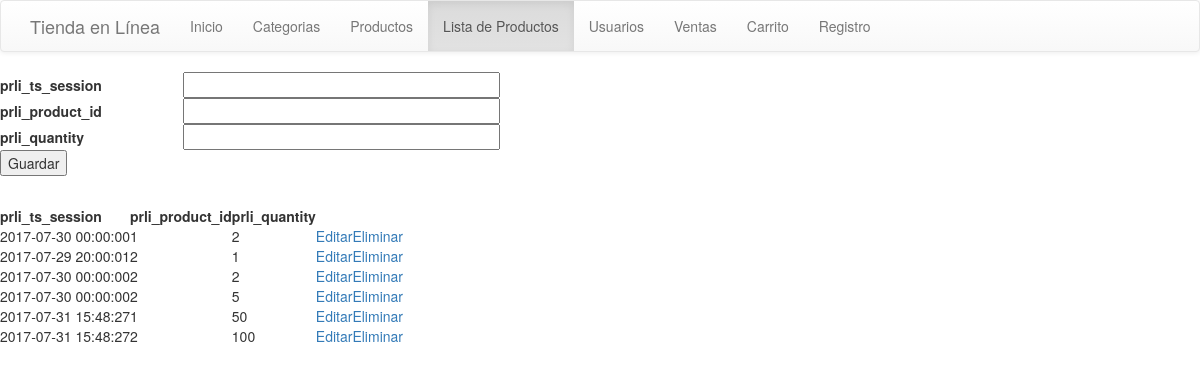
Page /productsList/index.php on the committed database.
### tables this page shows
CREATE TABLE `productsList` ( 
	`productsList_id` Int( 11 ) AUTO_INCREMENT NOT NULL,
	`prli_ts_session` Timestamp NOT NULL ON UPDATE CURRENT_TIMESTAMP DEFAULT CURRENT_TIMESTAMP,
	`prli_product_id` Int( 11 ) NOT NULL,
	`prli_quantity` Int( 11 ) NOT NULL DEFAULT '1',
	PRIMARY KEY ( `productsList_id` ) )
CHARACTER SET = utf8
COLLATE = utf8_general_ci;

### productsList/productsList.entidad.php (called while the page is built, shortened)
<?php
class ProductsList
{
	public function __GET($k){ return $this->$k; }
	public function __SET($k, $v){ return $this->$k = $v; }
}

### productsList/productsList.model.php (called while the page is built, shortened)
<?php
class ProductsListModel
{
	private $pdo;
	public function __CONSTRUCT()
	{
		try
		{
			$this->pdo = new PDO('mysql:host=localhost;dbname=ecommerce', 'root', '');
			$this->pdo->setAttribute(PDO::ATTR_ERRMODE, PDO::ERRMODE_EXCEPTION);
		}
		catch(Exception $e)
		{
			die($e->getMessage());
		}
	}
	public function Listar()
	{
		try
		{
			$result = array();
			$stm = $this->pdo->prepare("SELECT * FROM productsList");
			$stm->execute();
			foreach($stm->fetchAll(PDO::FETCH_OBJ) as $r)
			{
				$prli = new ProductsList();
				$prli->__SET('productsList_id', $r->productsList_id);
                                $prli->__SET('prli_ts_session', $r->prli_ts_session);
				$prli->__SET('prli_product_id', $r->prli_product_id);
				$prli->__SET('prli_quantity', $r->prli_quantity);
				$result[] = $prli;
			}
			return $result;
		}
		catch(Exception $e)
		{
			die($e->getMessage());
		}
	}
}

### category/category.model.php (called while the page is built, shortened)
<?php
class CategoryModel
{
	private $pdo;
	public function __CONSTRUCT()
	{
		try
		{
			$this->pdo = new PDO('mysql:host=localhost;dbname=ecommerce', 'root', '');
			$this->pdo->setAttribute(PDO::ATTR_ERRMODE, PDO::ERRMODE_EXCEPTION);
		}
		catch(Exception $e)
		{
			die($e->getMessage());
		}
	}
	public function Obtener($id)
	{
		try
		{
			$stm = $this->pdo
			          ->prepare("SELECT * FROM category WHERE category_id = ?");
			$stm->execute(array($id));
			$r = $stm->fetch(PDO::FETCH_OBJ);
			$cate = new Category();
			$cate->__SET('category_id', $r->category_id);
			$cate->__SET('cate_name', $r->cate_name);
			$cate->__SET('cate_description', $r->cate_description);
			return $cate;
		} catch (Exception $e)
		{
			die($e->getMessage());
		}
	}
}

### productsList/index.php (the view, shortened to what this page needs)
<?php
require_once '../category/category.model.php';
require_once 'productsList.entidad.php';
require_once 'productsList.model.php';
$prli = new ProductsList();
$prli_model = new ProductsListModel();
?>
<!DOCTYPE html>
<html lang="es">
	<head>
        <link rel="stylesheet" href="http://yui.yahooapis.com/pure/0.5.0/pure-min.css">
        <link href="https://maxcdn.bootstrapcdn.com/bootstrap/3.3.6/css/bootstrap.min.css" rel="stylesheet">
        <link rel="stylesheet" href="https://maxcdn.bootstrapcdn.com/bootstrap/3.3.6/css/bootstrap-theme.min.css">
	</head>
    <body>
        <nav class="navbar navbar-default" rol="navegation">
        <div class="container">
            <div class="navbar-header">
                <a class="navbar-brand" href="index.php">Tienda en Línea</a>
            </div>
            <div class="collapse navbar-collapse" id="navbar">
                <ul class="nav navbar-nav">
                    <li >
                        <a href="/ecommerce/index.php">Inicio</a>
                    </li>
                    <li>
                        <a href="/ecommerce/category/index.php">Categorias</a>
                    </li>
                    <li>
                        <a href="/ecommerce/product/index.php">Productos</a>
                    </li>
                    <li class="active">
                        <a href="index.php">Lista de Productos</a>
                    </li>
                    <li>
                        <a href="/ecommerce/people/index.php">Usuarios</a>
                    </li>
                    <li>
                        <a href="/ecommerce/sale/index.php">Ventas</a>
                    </li>
                    <li>
                        <a href="/ecommerce/carrito.php">Carrito</a>
                    </li>
                    <li>
                        <a href="/ecommerce/registro.php">Registro</a>
                    </li>
                </ul>
            </div>
        </div>
    </nav>
        <div class="pure-g">
            <div class="pure-u-1-12">
                <form action="?action=<?php echo $prli->productsList_id > 0 ? 'actualizar' : 'registrar'; ?>" method="post" class="pure-form pure-form-stacked" style="margin-bottom:30px;">
                    <table style="width:500px;">
                        <tr>
                            <th style="text-align:left;">prli_ts_session</th>
                            <td><input type="text" name="prli_ts_session" value="<?php echo $prli->__GET('prli_ts_session'); ?>" style="width:100%;" /></td>
                        </tr>
                        <tr>
                            <th style="text-align:left;">prli_product_id</th>
                            <td><input type="text" name="prli_product_id" value="<?php echo $prli->__GET('prli_product_id'); ?>" style="width:100%;" /></td>
                        </tr>
                        <tr>
                            <th style="text-align:left;">prli_quantity</th>
                            <td><input type="text" name="prli_quantity" value="<?php echo $prli->__GET('prli_quantity'); ?>" style="width:100%;" /></td>
                        </tr>
                        <tr>
                            <td colspan="2">
                                <button type="submit" class="pure-button pure-button-primary">Guardar</button>
                            </td>
                        </tr>
                    </table>
                </form>
                <table class="pure-table pure-table-horizontal">
                    <thead>
                        <tr>
                            <th style="text-align:left;">prli_ts_session</th>
                            <th style="text-align:left;">prli_product_id</th>
                            <th style="text-align:left;">prli_quantity</th>
                            <th></th>
                            <th></th>
                        </tr>
                    </thead>
                    <?php foreach($prli_model->Listar() as $r): ?>
                        <tr>
                            <td><?php echo $r->__GET('prli_ts_session'); ?></td>
                            <td><?php echo $r->__GET('prli_product_id'); ?></td>
                            <td><?php echo $r->__GET('prli_quantity'); ?></td>
                            <td>
                                <a href="?action=editar&productsList_id=<?php echo $r->productsList_id; ?>">Editar</a>
                            </td>
                            <td>
                                <a href="?action=eliminar&productsList_id=<?php echo $r->productsList_id; ?>">Eliminar</a>
                            </td>
                        </tr>
                    <?php endforeach; ?>
                </table>
            </div>
        </div>
    </body>
</html>

### rows in the picture
productslist: __GET "2017-07-30 00:00:00", __GET "1", __GET "2"
productslist: __GET "2017-07-29 20:00:01", __GET "2", __GET "1"
productslist: __GET "2017-07-30 00:00:00", __GET "2", __GET "5"
productslist: __GET "2017-07-31 15:48:27", __GET "1", __GET "50"
productslist: __GET "2017-07-31 15:48:27", __GET "2", __GET "100"

### other values in the picture
$r->__GET('prli_ts_session') "2017-07-30 00:00:00"
$r->__GET('prli_product_id') "2"
$r->__GET('prli_quantity') "2"
